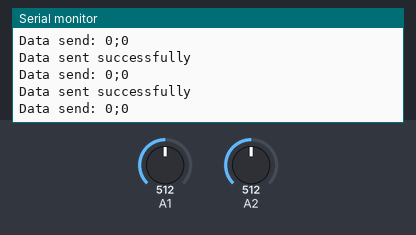
Bench run of a program on a simulated Arduino Nano, built with avr-gcc and run on an emulated ATmega328P. Parts: the last lines printed to the serial monitor. Inputs (shaded band) come from the test bench; at power-on: A1 = 512, A2 = 512. No radio packets arrive unless stated.

Above: at 1.2 s.
1.3 s: A1 set to 539
At 2.1 s:
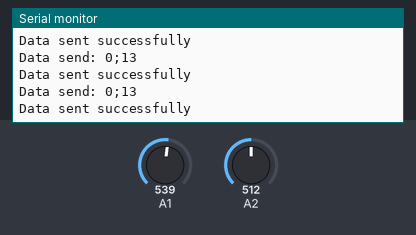
4.3 s: A2 set to 523
At 5.0 s:
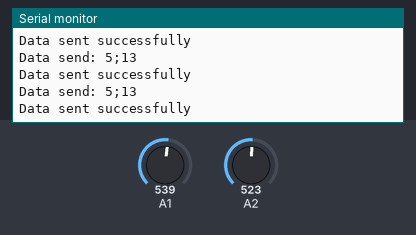
5.8 s: A2 set to 546
At 6.5 s:
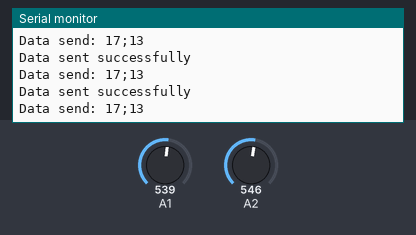
7.3 s: A1 set to 698
At 7.9 s:
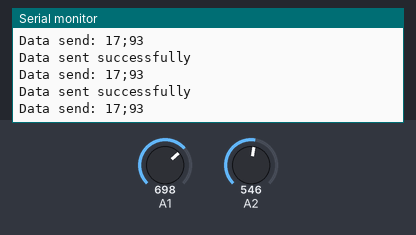
10.3 s: A1 set to 729
At 11.1 s:
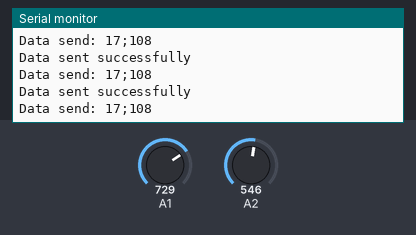
Timing chart, 0 to 13.3 s (numbered marks = the images above; inputs shaded):
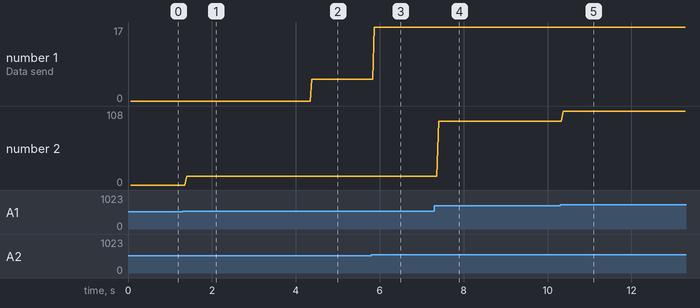

Measured:
- the behaviour switches between 531 and 532 on A1 (found by bisection; images 0 and 1)
- the behaviour switches between 531 and 532 on A2 (found by bisection; images 2 and 3)
- after the input at 1.3 s, the serial monitor: prints a new line after 0.10 s (image 1)
- after the input at 4.3 s, the serial monitor: prints a new line after 0.08 s (image 2)
- after the input at 5.8 s, the serial monitor: prints a new line after 0.08 s (image 3)
- after the input at 7.3 s, the serial monitor: prints a new line after 0.10 s (image 4)
- after the input at 10.3 s, the serial monitor: prints a new line after 0.07 s (image 5)
- plotted number 1: 0 → 5 after the input at 4.3 s, 5 → 17 after the input at 5.8 s

The program:

main.cpp
```cpp
#include <SPI.h>
#include <RF24.h>
#include <Arduino.h>

RF24 radio(10, 9);
const byte address[6] = "00001";


void setup()
{
  Serial.begin(9600);
  radio.begin();
  radio.openWritingPipe(address);
  radio.setPALevel(RF24_PA_LOW);
  radio.stopListening();


  radio.setChannel(108);
  radio.setDataRate(RF24_250KBPS);


  Serial.println("Передавач готовий");
}

void loop()
{
  int leftRaw = analogRead(A2);
  int rightRaw = analogRead(A1);


  int leftTrackSpeed = map(leftRaw, 0, 1023, -256, 256);
  int rightTrackSpeed = map(rightRaw, 0, 1023, -256, 256);


  char data[32];
  sprintf(data, "%d;%d", leftTrackSpeed, rightTrackSpeed);
  // radio.write(&data, sizeof(data));
  bool sent = radio.write(&data, sizeof(data));
  if (sent) {
    Serial.println("Data sent successfully");
    Serial.println("Data send: " + String(data));
  } else {
    Serial.println("Send failed!");
  }
    delay(20);
  }
```
